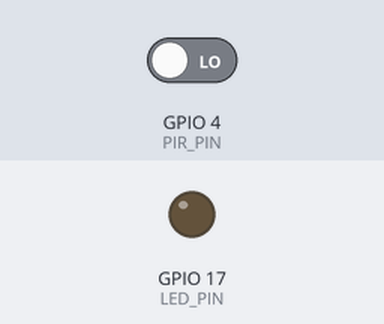
This program was run on a simulated Raspberry Pi (BCM pin numbers). Shown: output pins drawn as LEDs (lit = HIGH). The inputs (shaded band) are chosen by the test bench; at power-on: GPIO 4 (PIR_PIN) LOW. The camera gives no picture and a still takes 0.5 s; the clock reads 2024-03-15 10:24:30 at power-on unless the program sets it; what the program prints to the terminal is not drawn.

Above: at 3.2 s.
3.3 s: GPIO 4 (PIR_PIN) driven HIGH
At 4.4 s:
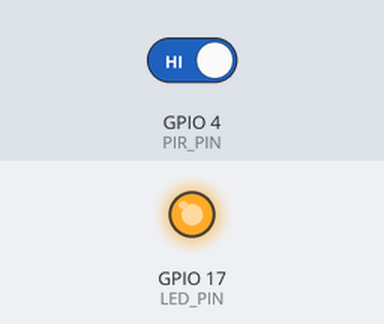
4.8 s: GPIO 4 (PIR_PIN) driven LOW
At 5.6 s:
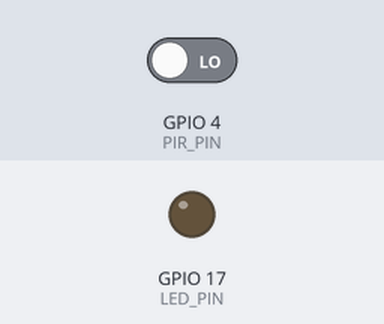
Timing chart, 0 to 7.8 s (numbered marks = the images above; inputs shaded):
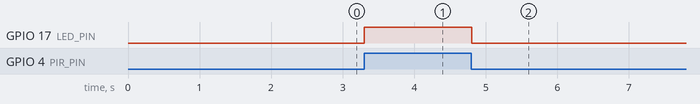

The program:

cam9.py
```python
# cam9.py
#
# Description:
# Here's a concise summary of the code:
# Camera Setup: Configures the Raspberry Pi camera with 720x480 resolution and 180-degree rotation, allowing 2 seconds for stabilization.
# GPIO Configuration: Sets up GPIO pins for the PIR sensor and LED, initially turning off the LED.
# Motion Detection: Detects motion using the PIR sensor and toggles the LED when movement is sensed.
# Photo Timing: Manages photo capture intervals, ensuring photos are taken only after a set time has elapsed.
# Exception Handling: Cleans up GPIO settings upon script interruption for proper shutdown.
#
# j3 @ August, 2024

import RPi.GPIO as GPIO
import time
from picamera2 import Picamera2

PIR_PIN = 4
LED_PIN = 17


# Setup camera
camera = Picamera2()
camera.resolution = (720, 480)
camera.rotation = 180
print("Waiting 2 seconds to init the camera...")
time.sleep(2)
print("Camera setup ok.")

# Setup GPIOs
GPIO.setmode(GPIO.BCM)
GPIO.setup(PIR_PIN, GPIO.IN)
GPIO. setup(LED_PIN, GPIO.OUT)
GPIO.output(LED_PIN, GPIO.LOW)
print("GPIOs setup ok.")

MOV_DETECT_THRESHOLD = 3.0  # Time threshold for sustained motion
MIN_DURATION_BETWEEN_PHOTOS = 5.0  # Minimum time between two photos (in seconds)

last_pir_state = GPIO.input(PIR_PIN)
movement_timer = time.time()
last_time_photo_taken = 0  # Initialize last photo time to 0

print("Everything has been setup.")

try:
    while True:
        time.sleep(0.01)
        pir_state = GPIO.input(PIR_PIN)
        # Activate LED when movement is detected.
        if pir_state == GPIO.HIGH:
            GPIO.output(LED_PIN, GPIO.HIGH)
        else:
            GPIO.output(LED_PIN, GPIO.LOW)

        # Detecting the start of motion
        if last_pir_state == GPIO.LOW and pir_state == GPIO.HIGH:
            movement_timer = time.time()

        # Sustained motion detection
        if last_pir_state == GPIO.HIGH and pir_state == GPIO.HIGH:
            if time.time() - movement_timer > MOV_DETECT_THRESHOLD:
                # Check if enough time has passed since the last photo
                if time.time() - last_time_photo_taken > MIN_DURATION_BETWEEN_PHOTOS:
                    print("Take Photo and Send it by Email")
                    last_time_photo_taken = time.time()  # Update the last photo taken time

        last_pir_state = pir_state

except KeyboardInterrupt:
    GPIO.cleanup()
```

Measured:
- after the input at 3.3 s, GPIO 17 (LED_PIN): LOW → HIGH at once
- after the input at 4.8 s, GPIO 17 (LED_PIN): HIGH → LOW at once
